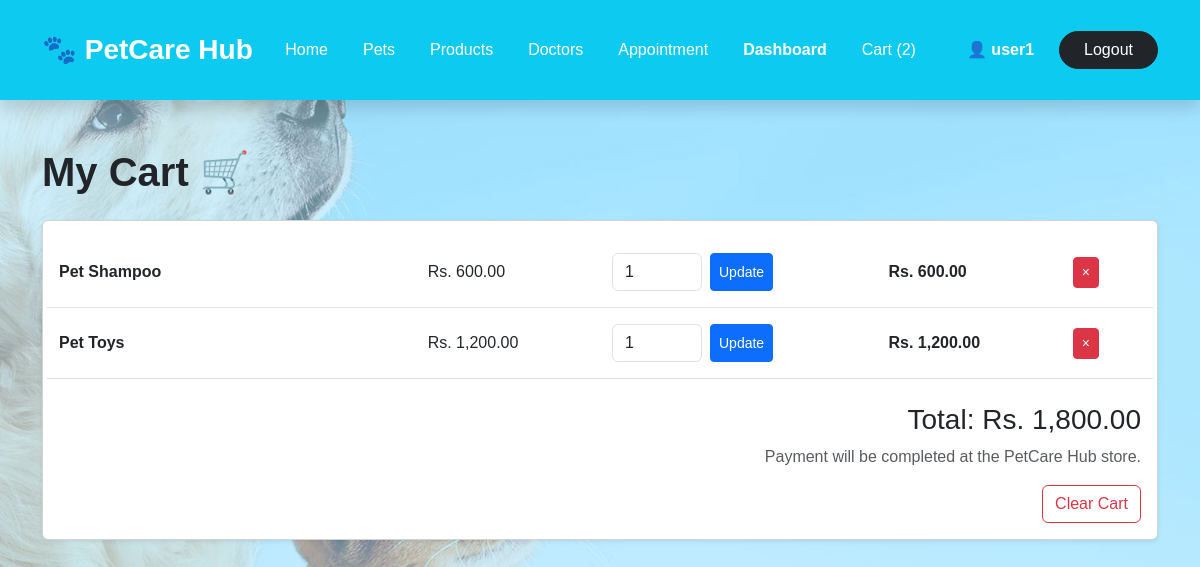
The page /backend/user/cart.php (signed in) on the database its author committed.
### tables this page shows
CREATE TABLE `cart_items` (
  `id` int(11) NOT NULL,
  `user_id` int(11) NOT NULL,
  `product_id` int(11) NOT NULL,
  `quantity` int(11) NOT NULL DEFAULT 1,
  `created_at` timestamp NOT NULL DEFAULT current_timestamp()
);

CREATE TABLE `products` (
  `id` int(11) NOT NULL,
  `product_name` varchar(150) NOT NULL,
  `category` varchar(100) DEFAULT NULL,
  `price` decimal(10,2) NOT NULL,
  `quantity` int(11) NOT NULL DEFAULT 0,
  `image` varchar(255) DEFAULT NULL
);

### backend/includes/functions.php (called while the page is built, shortened)
<?php
function clean($value)
{
    return htmlspecialchars($value ?? '', ENT_QUOTES, 'UTF-8');
}

### backend/user/cart.php (the view, shortened to what this page needs)
<?php
require_once "../includes/db.php";
require_once "../includes/functions.php";
$userId = $_SESSION["user_id"];
$username = $_SESSION["username"];
$stmt = $pdo->prepare(
    "SELECT
        c.product_id,
        c.quantity,
        p.product_name,
        p.price,
        p.image,
        p.quantity AS stock,
        (c.quantity * p.price) AS subtotal
     FROM cart_items c
     JOIN products p
       ON c.product_id = p.id
     WHERE c.user_id = ?
     ORDER BY c.id DESC"
);
$stmt->execute([
    $userId
]);
$items =
    $stmt->fetchAll();
$total = 0;
$cartCount = 0;
foreach ($items as $item) {
    $total +=
        (float) $item["subtotal"];
    $cartCount +=
        (int) $item["quantity"];
}
?>
<!DOCTYPE html>
<html lang="en">
<head>
<link
    href="https://cdn.jsdelivr.net/npm/bootstrap@5.3.3/dist/css/bootstrap.min.css"
    rel="stylesheet">
<link
    rel="stylesheet"
    href="../../frontend/css/common.css">
</head>
<body>
<nav class="navbar navbar-expand-lg navbar-dark bg-info shadow">
<div class="container">
<a
    class="navbar-brand fw-bold"
    href="../../frontend/home.html">
    🐾 PetCare Hub
</a>
<div
    class="collapse navbar-collapse"
    id="menu">
<ul
    class="navbar-nav ms-auto align-items-center">
<li class="nav-item">
<a
    class="nav-link"
    href="../../frontend/home.html">
    Home
</a>
</li>
<li class="nav-item">
<a
    class="nav-link"
    href="../../frontend/pet.html">
    Pets
</a>
</li>
<li class="nav-item">
<a
    class="nav-link"
    href="../../frontend/products.html">
    Products
</a>
</li>
<li class="nav-item">
<a
    class="nav-link"
    href="../../frontend/doctors.html">
    Doctors
</a>
</li>
<li class="nav-item">
<a
    class="nav-link"
    href="../../frontend/appointment.html">
    Appointment
</a>
</li>
<li class="nav-item">
<a
    class="nav-link fw-bold"
    href="dashboard.php">
    Dashboard
</a>
</li>
<li class="nav-item">
<a
    class="nav-link active"
    href="cart.php">
    Cart (<?= (int)$cartCount ?>)
</a>
</li>
<li class="nav-item ms-3">
<span class="nav-link fw-bold">
    👤 <?= clean($username) ?>
</span>
</li>
<li class="nav-item">
<a
    class="btn btn-dark rounded-pill px-4"
    href="../auth/logout.php">
    Logout
</a>
</li>
</ul>
</div>
</div>
</nav>
<div class="container py-5">
<h1 class="fw-bold mb-4">
    My Cart 🛒
</h1>
<?php if (!$items): ?>
<div class="alert alert-info">
    Your cart is empty.
    <br><br>
    <a
        href="../../frontend/products.html"
        class="btn btn-primary">
        Browse Products
    </a>
</div>
<?php else: ?>
<div class="card shadow-sm">
<div class="card-body">
<?php foreach ($items as $item): ?>
<div
    class="row align-items-center border-bottom py-3">
<div class="col-md-4">
<strong>
    <?= clean(
        $item["product_name"]
    ) ?>
</strong>
</div>
<div class="col-md-2">
    Rs.
    <?= number_format(
        $item["price"],
        2
    ) ?>
</div>
<div class="col-md-3">
<form
    method="POST"
    class="d-flex gap-2">
<input
    type="number"
    name="quantity"
    value="<?= (int)$item["quantity"] ?>"
    min="1"
    max="<?= (int)$item["stock"] ?>"
    class="form-control"
    style="width:90px;">
<button
    type="submit"
    name="update_cart"
    class="btn btn-primary btn-sm">
    Update
</button>
</form>
</div>
<div class="col-md-2">
<strong>
    Rs.
    <?= number_format(
        $item["subtotal"],
        2
    ) ?>
</strong>
</div>
<div class="col-md-1">
<form method="POST">
<button
    type="submit"
    name="remove_item"
    class="btn btn-danger btn-sm">
    ×
</button>
</form>
</div>
</div>
<?php endforeach; ?>
<div class="text-end mt-4">
<h3>
    Total:
    Rs.
    <?= number_format(
        $total,
        2
    ) ?>
</h3>
<p class="text-muted">
    Payment will be completed at the
    PetCare Hub store.
</p>
<form method="POST">
<button
    type="submit"
    name="clear_cart"
    class="btn btn-outline-danger">
    Clear Cart
</button>
</form>
</div>
</div>
</div>
<?php endif; ?>
</div>
</body>
</html>

### frontend/css/common.css (style rules this page uses)
body { margin: 0; font-family: Arial, sans-serif; background: linear-gradient( rgba(173, 230, 255, 0.6), rgba(173, 230, 255, 0.6) ), url("../images/background.jpg"); background-size: cover; background-position: center; background-repeat: no-repeat; background-attachment: fixed; }
.navbar { padding: 15px 0; min-height: 70px; }
.navbar .container { min-height: 70px; }
.navbar-brand { font-size: 28px !important; font-weight: bold; white-space: nowrap; }
.navbar-nav { align-items: center; }
.navbar .nav-link { color: white !important; margin-right: 15px; font-size: 1rem; font-weight: 500; padding: 8px 10px !important; }
.navbar .btn-dark { border-radius: 25px; white-space: nowrap; }
.card { overflow: hidden; }

### rows shown on the page
cart_items: product.product_name "Pet Shampoo", product.price "600.00", quantity "1", subtotal "600.00"
cart_items: product.product_name "Pet Toys", product.price "1,200.00", quantity "1", subtotal "1,200.00"

### other values the page prints
$cartCount "2"
$username "user1"
$total "1,800.00"
